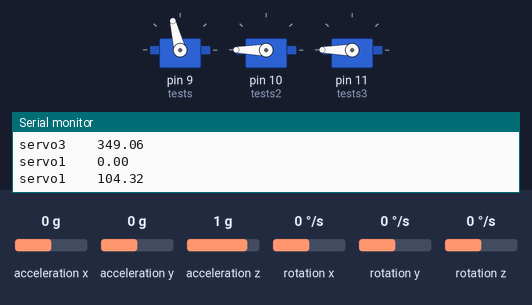
Bench run of a sketch on a simulated Arduino Uno, built with avr-gcc and run on an emulated ATmega328P. Shown: 3 × servo, the last lines printed to the serial monitor. Wiring (inferred from the names in the program): MPU-6050 motion sensor at I2C address 0x68. Inputs (shaded band) come from the test bench; at power-on: rotation x 0 °/s, rotation y 0 °/s, acceleration x 0 g, acceleration y 0 g, acceleration z 1 g, rotation z 0 °/s.

Above: at 1.2 s.
1.3 s: rotation x set to 100 °/s
At 1.87 s:
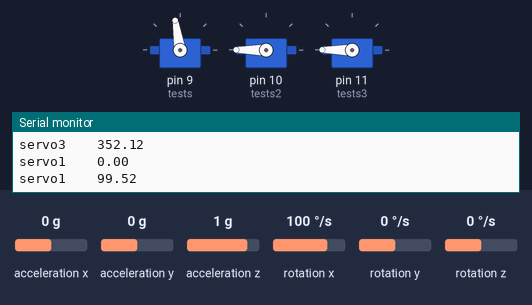
4.3 s: rotation y set to 52 °/s
7.3 s: rotation y set to 59 °/s
At 7.57 s:
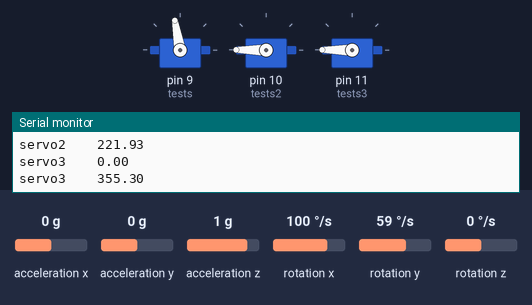
10.3 s: rotation y set to -192 °/s
At 10.96 s:
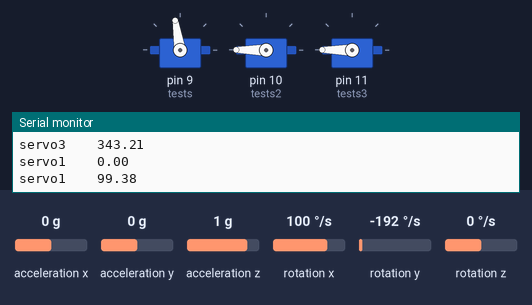
13.3 s: rotation y set to 100 °/s
At 13.63 s:
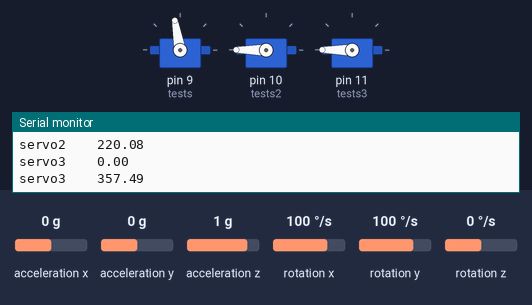
Timing chart, 0 to 17.3 s (numbered marks = the images above; inputs shaded):
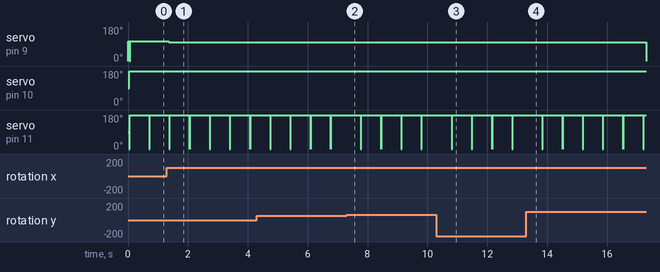

Measured:
- the behaviour switches between 54 and 55 °/s on rotation y (found by bisection; images 1 and 2)
- after the input at 1.3 s, servo on pin 9 (tests): 104° → 99° after 0.06 s
- after the input at 7.3 s, servo on pin 9 (tests): 99° → 100° after 0.06 s
- after the input at 10.3 s, servo on pin 9 (tests): 100° → 99° at once
- after the input at 13.3 s, servo on pin 9 (tests): 99° → 100° at once
- by itself, servo on pin 11 (tests3): alternates 180° for 0.66 s and 0° for 0.01 s

The sketch:

parallel_inverse_kinematics.ino
```cpp
#include <math.h>
#include <Wire.h>
#include <Servo.h>
int del=10;
float xi = -10, xf = 12, yi =-8, yf = 15;
int L = 50; //links length
float xp = 76; //footprint x extention
float yp = 44; //footprint y extention
float yR = 87.5; //radius of second manipulator
float px1, py1,px2,py2,px3,py3; //x,y end effector cooordination
float r = 26, fi = 30; //platform radius and orientation
float dx;   //platform x-center cordination gyro
float dy; //platform y-center cordination gyro
float rx = r * cos(30 * PI / 180), ry = r * sin(30 * PI / 180); //platform center
//gyroscope and servo
Servo tests,tests2,tests3;        //initialize a servo object for the connected servo
const int MPU_ADDR = 0x68; // I2C address of the MPU-6050. If AD0 pin is set to HIGH, the I2C address will be 0x69.
int16_t accelerometer_x, accelerometer_y, accelerometer_z; // variables for accelerometer raw data
int16_t gyro_x, gyro_y, gyro_z; // variables for gyro raw data
int16_t temperature; // variables for temperature data
char tmp_str[7]; // temporary variable used in convert function
int16_t xs = 0, ys = 0, zs = 0;
int16_t xgs = 0, ygs = 0, zgs = 0;
char* convert_int16_to_str(int16_t i)
{ // converts int16 to string. Moreover, resulting strings will have the same length in the debug monitor.
  sprintf(tmp_str, "%6d", i);
  return tmp_str;
}
//gyro and servo finish

void setup() {
  // put your setup code here, to run once:
  Serial.begin(115200);
  Wire.begin();
  Wire.beginTransmission(MPU_ADDR); // Begins a transmission to the I2C slave (GY-521 board)
  Wire.write(0x6B); // PWR_MGMT_1 register
  Wire.write(0); // set to zero (wakes up the MPU-6050)
  Wire.endTransmission(true);
  tests.attach(9);
  tests2.attach(10);
  tests3.attach(11);
}

void loop() {
  Wire.beginTransmission(MPU_ADDR);
  Wire.write(0x3B); // starting with register 0x3B (ACCEL_XOUT_H) [MPU-6000 and MPU-6050 Register Map and Descriptions Revision 4.2, p.40]
  Wire.endTransmission(false); // the parameter indicates that the Arduino will send a restart. As a result, the connection is kept active.
  Wire.requestFrom(MPU_ADDR, 7 * 2, true); // request a total of 7*2=14 registers
  // "Wire.read()<<8 | Wire.read();" means two registers are read and stored in the same variable
  accelerometer_x = Wire.read() << 8 | Wire.read(); // reading registers: 0x3B (ACCEL_XOUT_H) and 0x3C (ACCEL_XOUT_L)
  accelerometer_y = Wire.read() << 8 | Wire.read(); // reading registers: 0x3D (ACCEL_YOUT_H) and 0x3E (ACCEL_YOUT_L)
  accelerometer_z = Wire.read() << 8 | Wire.read(); // reading registers: 0x3F (ACCEL_ZOUT_H) and 0x40 (ACCEL_ZOUT_L)
  temperature = Wire.read() << 8 | Wire.read(); // reading registers: 0x41 (TEMP_OUT_H) and 0x42 (TEMP_OUT_L)
  gyro_x = Wire.read() << 8 | Wire.read(); // reading registers: 0x43 (GYRO_XOUT_H) and 0x44 (GYRO_XOUT_L)
  gyro_y = Wire.read() << 8 | Wire.read(); // reading registers: 0x45 (GYRO_YOUT_H) and 0x46 (GYRO_YOUT_L)
  gyro_z = Wire.read() << 8 | Wire.read(); // reading registers: 0x47 (GYRO_ZOUT_H) and 0x48 (GYRO_ZOUT_L)
  //accelerometer mapping values
  /*dx = map(accelerometer_x, -32768, 32767, xi, xf);
  dy = map(accelerometer_y, -32768, 32767, yi, yf);
  zs = map(accelerometer_y, -32768, 32767, 0, 180);*/
  //delay(1000);
  //gyroscope mapping values
  dx = map(gyro_x, -32768, 32768, xi, xf);
  dy= map(gyro_y, -32768, 32768, yi, yf);
  zgs = map(gyro_z, -32768, 32767, 0, 180);
  //tests.write(ys);                 //command to rotate the servo to the specified angle

  //robot geometrics and inverse kinematics
  //for first manipulator
  px1 = -(xp - 13) + dx; //cordination of x position of end effictor of manipulator one
  py1 = (yp + 7.5) + dy;  //cordination of y position of end effictor of manipulator one

  float a = sqrt((pow(px1, 2) + pow(py1, 2)) / 4); //geometrics
  float h = sqrt(pow(L, 2) - pow(a, 2));
  float alfa = atan2(h, a) * 180 / PI;
  float beta = atan2(py1, px1) * 180 / PI;

  float theta, theta1, thet1;
  if (beta < 0)
  {
    theta1 = (alfa + abs(beta));
    theta = 360 - theta1;
    tests.write(theta);
    Serial.print("servo1\t  ");
    Serial.println(theta);
    delay(del);
  }
  else
  {
    thet1 = -alfa + abs(beta);
    tests.write(theta);
    Serial.print("servo1\t  ");
    Serial.println(theta);
    delay(del);
    if (thet1 < 0)
    {
      theta = thet1 + 360;
      tests.write(theta);
      Serial.print("servo1\t  ");
    Serial.println(theta);
      delay(del);
    }
    else
    {
      theta = thet1;
      tests.write(theta);
      Serial.print("servo1\t  ");
    Serial.println(theta);
      delay(del);
    }
  }

  //for second manipulator
  px2 = dx-13; //cordination of x position of end effictor of manipulator one
  py2 = -(yR-7.5)+dy;  //cordination of y position of end effictor of manipulator one

  float a2 = sqrt((pow(px2, 2) + pow(py2, 2)) / 4); //geometrics
  float h2 = sqrt(pow(L, 2) - pow(a2, 2));
  float alfa2 = atan2(h2, a2) * 180 / PI;
  float beta2 = atan2(py2, px2) * 180 / PI;

  float theta22, theta2, thet2;
  if (beta2 < 0)
  {
    theta22 = (alfa2 + abs(beta2));
    theta2 = 360 - theta22;
    tests2.write(theta2);
     Serial.print("servo2\t  ");
    Serial.println(theta2);
    delay(del);
  }
  else
  {
    thet2 = -alfa2 + abs(beta2);
    tests2.write(theta2);
     Serial.print("servo2\t  ");
    Serial.println(theta2);
    delay(del);
    if (thet2 < 0)
    {
      theta2 = thet2 + 360;
      tests2.write(theta2);
      Serial.print("servo2\t  ");
    Serial.println(theta2);
      delay(del);
    }
    else
    {
      theta2 = thet2;
      tests2.write(theta2);
       Serial.print("servo2\t  ");
    Serial.println(theta2);
      delay(del);
    }
  }

 //for third manipulator
  px3 =xp+dx; //cordination of x position of end effictor of manipulator one
  py3 =(yp-15)+dy;  //cordination of y position of end effictor of manipulator one

  float a3 = sqrt((pow(px3, 2) + pow(py3, 2)) / 4); //geometrics
  float h3 = sqrt(pow(L, 2) - pow(a3, 2));
  float alfa3 = atan2(h3, a3) * 180 / PI;
  float beta3 = atan2(py3, px3) * 180 / PI;

  float theta33, theta3, thet3;
  if (beta3 < 0)
  {
    theta33 = (alfa3 + abs(beta3));
    theta3 = 360 - theta33;
    tests3.write(theta3);
     Serial.print("servo3\t  ");
    Serial.println(theta3);
    delay(del);
  }
  else
  {
    thet3 = -alfa3 + abs(beta3);
    tests3.write(theta3);
    Serial.print("servo3\t  ");
    Serial.println(theta3);
    delay(del);
    if (thet3 < 0)
    {
      theta3 = thet3 + 360;
      tests3.write(theta3);
      Serial.print("servo3\t  ");
    Serial.println(theta3);
      delay(del);
    }
    else
    {
      theta3 = thet3;
      tests3.write(theta3);
      Serial.print("servo3 \t");
    Serial.println(theta3);
      delay(del);
    }
  }


}
```
